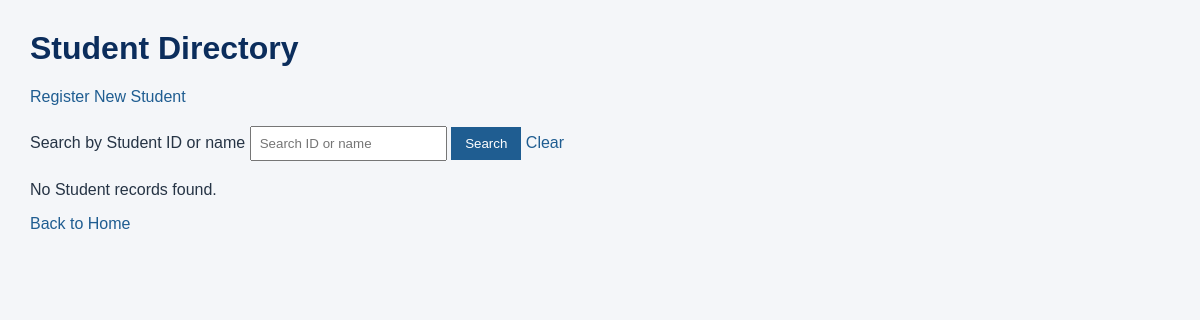
/registration/students/ (signed in), run on an earlier commit of the app's database.
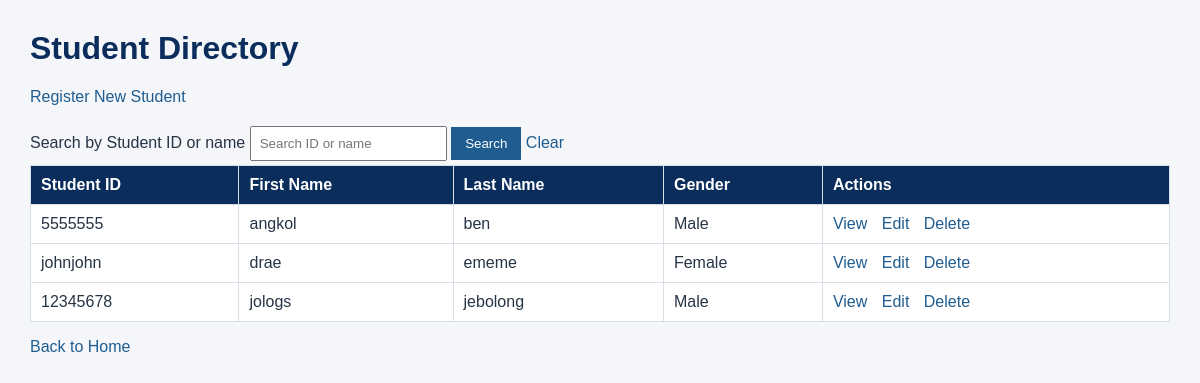
And on a later commit of the database.
### registration/models.py (models this page shows, shortened)
class Student(models.Model):
    GENDER_CHOICES = [
        ('Male', 'Male'),
        ('Female', 'Female'),
    ]
    student_id = models.CharField(max_length=20, unique=True)
    first_name = models.CharField(max_length=100)
    last_name = models.CharField(max_length=100)
    gender = models.CharField(max_length=10, choices=GENDER_CHOICES)
    date_of_birth = models.DateField()
    contact_no = models.CharField(max_length=20)

### registration/views.py (the view)
# urls.py: path('students/', views.student_list, name='student_list'),
@user_passes_test(staff_check, login_url='login')
def student_list(request):
    query = request.GET.get('q', '').strip()
    students = Student.objects.all().order_by(
        'last_name',
        'first_name'
    )
    if query:
        students = students.filter(
            Q(student_id__icontains=query)
            | Q(first_name__icontains=query)
            | Q(last_name__icontains=query)
        )
    return render(
        request,
        'registration/student_list.html',
        {
            'students': students,
            'query': query,
        },
    )

### registration/views.py (called while the page is built)
def staff_check(user):
    return user.is_authenticated and user.is_staff

### registration/templates/registration/student_list.html (shortened to what this page needs)
{% load static %}
<!DOCTYPE html>
<html lang="en">
<head>
    <link rel="stylesheet" href="{% static 'registration/style.css' %}">
</head>
<body>
    <h1>Student Directory</h1>
    <p><a href="{% url 'student_create' %}">Register New Student</a></p>
    <form method="get">
        <label for="search">Search by Student ID or name</label>
        <input id="search" type="text" name="q" value="{{ query }}" placeholder="Search ID or name">
        <button type="submit">Search</button>
        <a href="{% url 'student_list' %}">Clear</a>
    </form>
    {% if students %}
        <table>
            <thead>
                <tr>
                    <th>Student ID</th>
                    <th>First Name</th>
                    <th>Last Name</th>
                    <th>Gender</th>
                    <th>Actions</th>
                </tr>
            </thead>
            <tbody>
                {% for student in students %}
                    <tr>
                        <td>{{ student.student_id }}</td>
                        <td>{{ student.first_name }}</td>
                        <td>{{ student.last_name }}</td>
                        <td>{{ student.gender }}</td>
                        <td class="actions">
                            <a href="{% url 'student_detail' student.pk %}">View</a>
                            <a href="{% url 'student_update' student.pk %}">Edit</a>
                            <a href="{% url 'student_delete' student.pk %}">Delete</a>
                        </td>
                    </tr>
                {% endfor %}
            </tbody>
        </table>
    {% else %}
        <p>No Student records found.</p>
    {% endif %}
    <p><a href="{% url 'home' %}">Back to Home</a></p>
</body>
</html>

What changed in the data, as far as the page shows it:
added Student: student_id "5555555", first_name "angkol", last_name "ben", gender "Male"
added Student: student_id "johnjohn", first_name "drae", last_name "ememe", gender "Female"
added Student: student_id "12345678", first_name "jologs", last_name "jebolong", gender "Male"
Also different on the page:
text no longer shown: "No Student records found."
text now shown: "Student ID First Name Last Name Gender Actions"
